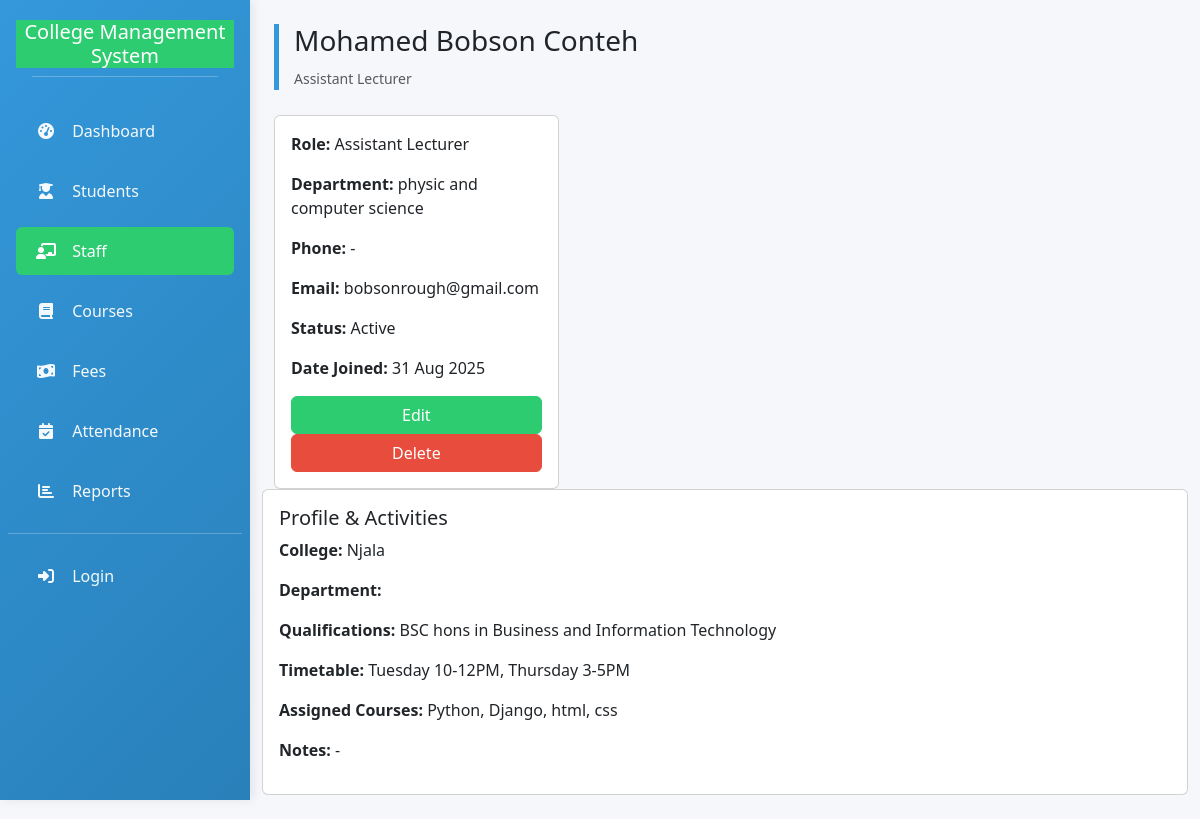
/staff/5/, run on the app's committed database.
### college_db/models.py (models this page shows, shortened)
class Staff(models.Model):
    college = models.ForeignKey(College, on_delete=models.CASCADE)
    first_name = models.CharField(max_length=120)
    last_name = models.CharField(max_length=120)
    email = models.EmailField(blank=True)
    phone = models.CharField(max_length=50, blank=True)
    role = models.CharField(max_length=120)  # e.g., Lecturer, Admin
    department = models.CharField(max_length=200, blank=True, null=True)
    date_joined = models.DateField(default=timezone.now)
    status = models.CharField(max_length=20, choices=STATUS_CHOICES, default='active')
    qualifications = models.TextField(blank=True, null=True)
    timetable = models.TextField(blank=True, null=True)
    assigned_courses = models.TextField(blank=True, null=True)

class College(models.Model):
    name = models.CharField(max_length=255)
    address = models.TextField(blank=True)
    city = models.CharField(max_length=100, blank=True)
    region = models.CharField(max_length=100, blank=True)
    accreditation_status = models.CharField(max_length=100, default='Accredited')
    phone = models.CharField(max_length=50, blank=True)
    email = models.EmailField(blank=True)
    website = models.URLField(blank=True)

### college_db/views.py (the view)
# urls.py: path("staff/<int:staff_id>/", views.view_staff_member, name="view_staff_member"),  # single staff detail
def view_staff_member(request, staff_id):
    staff = get_object_or_404(Staff, pk=staff_id)
    return render(request, 'college_db/view_staff.html', {'staff': staff})

### college_db/templates/college_db/view_staff.html (shortened to what this page needs)
{% extends 'college_db/base.html' %}
{% block content %}
<div class="page-header">
  <h3>{{ staff.first_name }} {{ staff.last_name }}</h3>
  <small class="text-muted">{{ staff.role }}</small>
</div>
<div class="row">
  <div class="col-md-4">
    <div class="card p-3">
      <p><strong>Role:</strong> {{ staff.role }}</p>
      <p><strong>Department:</strong> {{ staff.department }}</p>
      <p><strong>Phone:</strong> {{ staff.phone|default:"-" }}</p>
      <p><strong>Email:</strong> {{ staff.email|default:"-" }}</p>
      <p><strong>Status:</strong> {{ staff.status|capfirst }}</p>
      <p><strong>Date Joined:</strong> {{ staff.date_joined|date:"j M Y" }}</p>
      <a href="{% url 'edit_staff' staff.id %}" class="btn btn-success">Edit</a>
      <a href="{% url 'delete_staff' staff.id %}" class="btn btn-danger">Delete</a>
    </div>
  </div>
  <div class="card p-3">
  <h5>Profile & Activities</h5>
  <p><strong>College:</strong> {{ staff.college.name }}</p>
  <p><strong>Department:</strong> {{ staff.department.name }}</p>
  <p><strong>Qualifications:</strong> {{ staff.qualifications|default:"-" }}</p>
  <p><strong>Timetable:</strong> {{ staff.timetable|default:"Not available" }}</p>
  <p><strong>Assigned Courses:</strong> {{ staff.assigned_courses|default:"None" }}</p>
  <p><strong>Notes:</strong> {{ staff.notes|default:"-" }}</p>
</div>
  </div>
</div>
{% endblock %}

### college_db/templates/college_db/base.html (style rules this page uses)
:root { --primary: #3498db; --secondary: #2ecc71; --accent: #e74c3c; --light: #f8f9fa; --dark: #34495e; --warning: #f39c12; --info: #17a2b8; }
body { background-color: #f5f7fa; font-family: 'Segoe UI', Tahoma, Geneva, Verdana, sans-serif; }
.page-header { border-left: 5px solid var(--primary); padding-left: 15px; margin-bottom: 25px; }
.btn-success { background-color: var(--secondary); border-color: var(--secondary); }
.btn-danger { background-color: var(--accent); border-color: var(--accent); }

### data on the page
Staff: first_name "Mohamed Bobson", last_name "Conteh", role "Assistant Lecturer", department "physic and computer science", phone "-", email "bobsonrough@gmail.com", status "Active", date_joined "31 Aug 2025", college.name "Njala", qualifications "BSC hons in Business and Information Technology", timetable "Tuesday 10-12PM, Thursday 3-5PM", assigned_courses "Python, Django, html, css"

### other printed values
{{ staff.notes|default:"-" }} "-"
